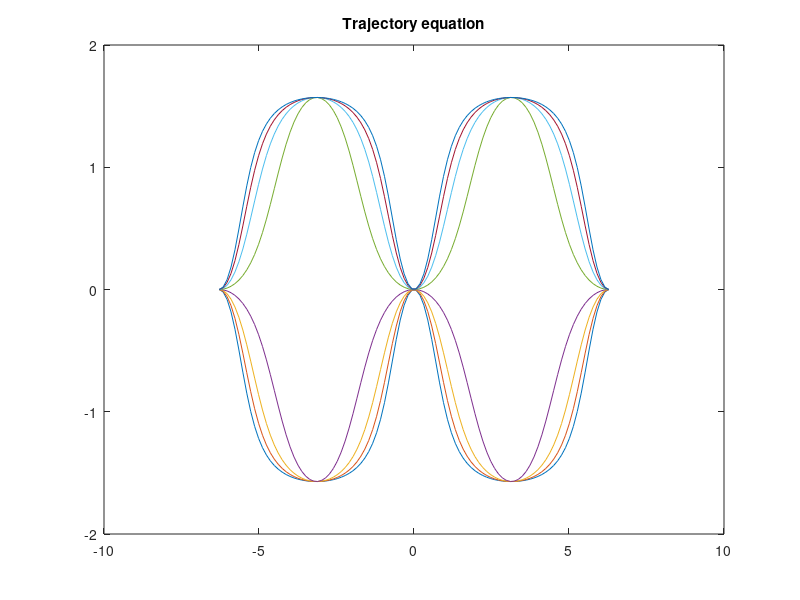

Write the MATLAB code that produced this figure. (Note: this script raises an error after producing the figure.)
figure(1)
y = @(C, x) atan(C * power(tan(x/2), 2));
x = linspace(-2*pi, 2*pi);
C = linspace(-5, 5, 8);
figure;
for i = 1:length(C)
    y1 = y(C(i), x);
    plot(x, y1);
    hold on;
end

title("Trajectory equation")
xlabel('$x$', Interpreter = 'latex', FontSize = 16)
ylabel('$y$', Interpreter = 'latex', FontSize = 16)
hold off
figure(2)
[x, y] = meshgrid(0:pi/6:2*pi);
v = sin(x);
u = sin(2*y);
quiver(x, y, v, u, 'r');
grid on;
hold on;
xlim([- 0.1, 2*pi + 0.1]);
ylim([- 0.1, 2*pi + 0.1]);
hold off



figure(3)
[x, y] = meshgrid(0:pi/6:2*pi);
v = sin(2*y);
u = sin(x);
quiver(x, y, v, u, 'r');
grid on;
hold on;
xlim([- 0.1, 2*pi + 0.1]);
ylim([- 0.1, 2*pi + 0.1]);
hold off

